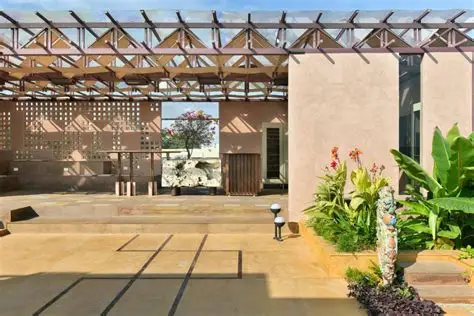
#> input picture backend/uploads/roof_images/a527135e-eadb-484f-aa5b-bc633b67c164.webp, 474 x 316 px
$ python -i preprocess.py   (imports and definitions only)
#> lines starting #> are read from the running program, lines starting #| are printed output that depends on the picture
import cv2


def preprocess_image(image_path: str):
    image = cv2.imread(image_path)
#> image is the input picture: shape (316, 474, 3); mean B, G, R 116.1, 144.4, 158.5

    gray = cv2.cvtColor(image, cv2.COLOR_BGR2GRAY)
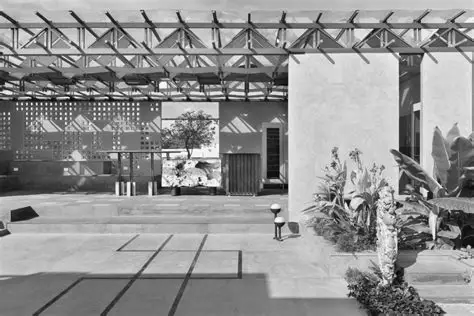
#> gray: shape (316, 474); min 0, max 255, mean 145.4

    blur = cv2.GaussianBlur(gray, (5, 5), 0)
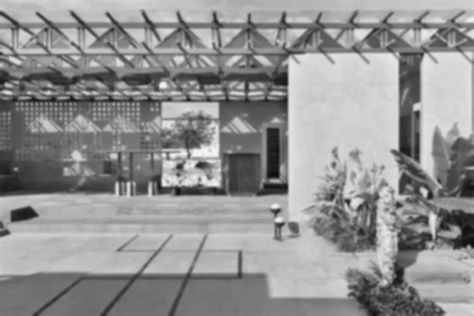
#> blur: shape (316, 474); min 14, max 245, mean 145.4

    edges = cv2.Canny(
        blur,
        50,
        150,
    )
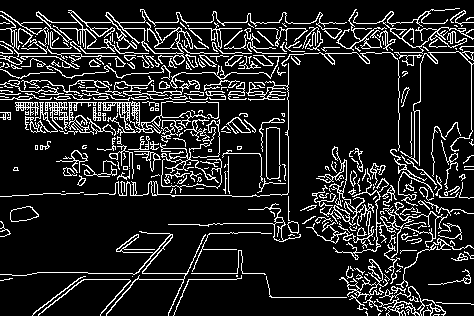
#> edges: shape (316, 474); 13.8% white in thin lines or dots

    return image, edges

>>> result = preprocess_image('../../../uploads/roof_images/a527135e-eadb-484f-aa5b-bc633b67c164.webp')
